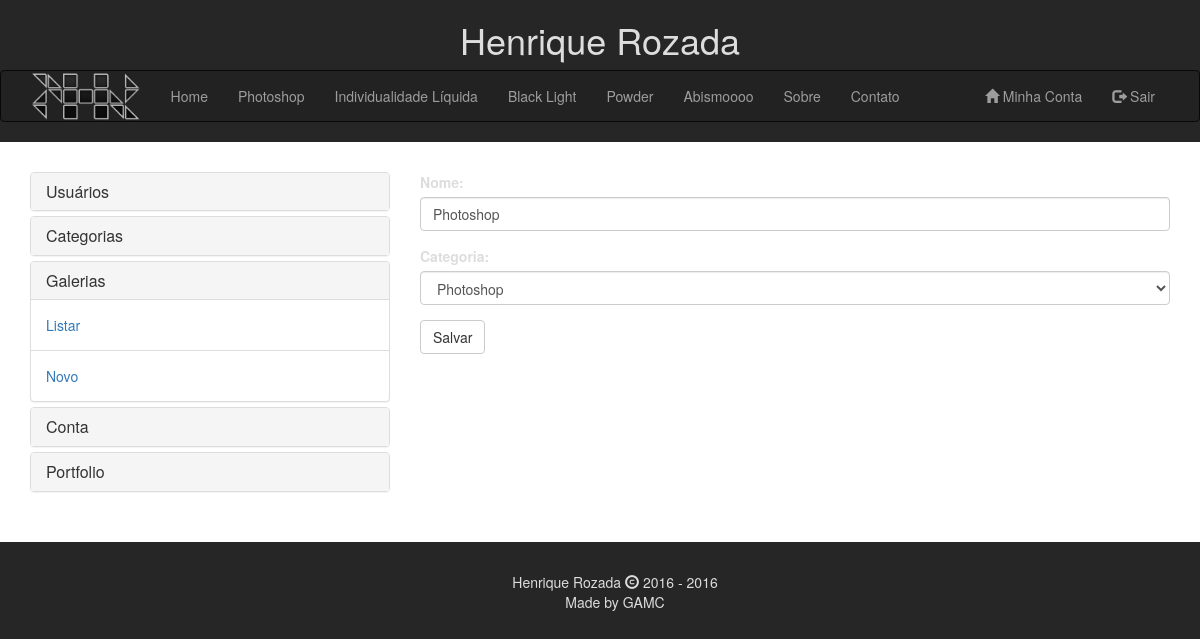
The app's page /galeries/editGal.php?id=1 (signed in) with its own data.
### tables this page shows
CREATE TABLE `categories` (
  `id` int(11) NOT NULL,
  `name` varchar(50) NOT NULL
);

CREATE TABLE `galeries` (
  `id` int(11) NOT NULL,
  `name` varchar(50) NOT NULL,
  `image` varchar(100) NOT NULL,
  `category_id` int(11) NOT NULL
);

### galeries/editGal.php (the view, shortened to what this page needs)
<?php
include "../template/header.php";
include "../conn/connection.php";
$name = $id = $category = "";
$errors = array();
if (isset($_SESSION['email'])):
    if ($_SERVER['REQUEST_METHOD'] === "POST") {
        if (isset($_POST['name'])) {
            $name = $_POST['name'];
        } else {
            array_push($errors, "É necessario informar o nome!");
        }
        if (isset($_POST['category'])) {
            $category = $_POST['category'];
        } else {
            array_push($errors, "Necessário selecionar uma categoria!");
        }
        if (isset($_POST['id'])) {
            $id = $_POST['id'];
        } else {
            array_push($errors, "Id de galeria necessário!");
        }
        if (count($errors) == 0) {
            $stmt = $conn->prepare("UPDATE `galeries` SET `name` = :name, `category_id` = :cat_id WHERE id = :id");
            $stmt->bindValue(":name", $name);
            $stmt->bindValue(":cat_id", $category);
            $stmt->bindValue(":id", $id);
            if ($stmt->execute()) {
                header("location: listGal.php?ok=true");
            }
        }
    } elseif ($_SERVER['REQUEST_METHOD'] === "GET") {
        $stmt = $conn->prepare("SELECT * from galeries WHERE id = :id");
        $stmt->bindValue(':id', $_GET['id']);
        $stmt->execute();
        $result = $stmt->fetch(PDO::FETCH_ASSOC);
        $name = $result['name'];
        $category = $result['category_id'];
    }
    $catStmt = $conn->prepare('SELECT id, name from categories');
    $catStmt->execute();
    $categories = $catStmt->fetchAll();
    ?>
    <article>
        <div class="container">
            <div class="row">
                <?php include "../dbmenu.php"; ?>
                <div class="col-sm-8">
                    <div class="row">
                        <div class="col-sm-12">
                            <form role="form" method="POST" action="<?php echo htmlspecialchars($_SERVER['PHP_SELF']) ?>">
                                <div class="form-group">
                                    <label for="name">Nome:</label>
                                    <input type="text" class="form-control" id="name" name="name" value="<?php echo $name ?>" required/>
                                </div>
                                <div class="form-group">
                                    <label for="category">Categoria:</label>
                                    <select class="form-control" name="category">
                                        <?php foreach ($categories as $cat): ?>
                                            <option value="<?php echo $cat['id'] ?>" <?php echo $cat['id'] === $category ? "selected" : "" ?>><?php echo $cat['name'] ?></option>
                                        <?php endforeach; ?>
                                    </select>
                                </div>
                                <button type="submit" class="btn btn-default">Salvar</button>
                            </form>
                        </div>
                    </div>
                </div>
            </div>
        </div>
    </article>
<?php endif; ?>
<?php include "../template/footer.php" ?>

### template/header.php (shortened to what this page needs)
<?php session_start();
$path = $_SERVER['DOCUMENT_ROOT'];
include $path."/conn/connection.php";
$stmt = $conn->prepare('SELECT * from categories');
$stmt->execute();
$categories = $stmt->fetchAll();
?>
<!DOCTYPE html>
<html lang="pt-BR">
	<head>
		<link rel="stylesheet" href="http://maxcdn.bootstrapcdn.com/bootstrap/3.3.6/css/bootstrap.min.css">
		<link rel="stylesheet" type="text/css" href="/style.css"/>
	</head>
	<body>
		<header>
			<h1 class="text-center">Henrique Rozada</h1>
		</header>
		<nav class="navbar navbar-inverse">
			<div class="container">
				<div class="navbar-header">
					<a class="navbar-brand image-logo" href="/index.php"><img src="/Imagens/HR.png" alt="Logo HR" /></a>
				</div>
				<div class="collapse navbar-collapse" id="myNavbar">
					<ul class="nav navbar-nav">
						<li <?php if($_SERVER['PHP_SELF'] == "/index.php"){echo 'class="active"';}?>><a href="/index.php">Home</a></li>
                                                <?php foreach ($categories as $category):?>
                                                <li <?php if(isset($_GET['cid']) && htmlspecialchars($_GET['cid']) == $category['id']){echo 'class="active"';}?>><a href="<?php echo "/category.php?cid=".$category['id']?>"><?php echo $category['name']?></a></li>
                                                <?php endforeach;?>
						<li <?php if($_SERVER['PHP_SELF'] == "/about.php"){echo 'class="active"';}?>><a href="/about.php">Sobre</a></li>
						<li <?php if($_SERVER['PHP_SELF'] == "/contato.php"){echo 'class="active"';}?>><a href="/contato.php">Contato</a></li>
					</ul>
					<ul class="nav navbar-nav navbar-right">
					<?php if(!isset($_SESSION['email'])):?>
						<li><a href="/login.php"><span class="glyphicon glyphicon-log-in"></span> Entrar</a></li>
					<?php else:?>
						<li><a href="/dashboard.php"><span class="glyphicon glyphicon-home"></span> Minha Conta</a></li>
						<li><a href="/logout.php"><span class="glyphicon glyphicon-log-out"></span> Sair</a></li>
					<?php endif;?>
					</ul>
				</div>
			</div>
		</nav>

### style.css (style rules this page uses)
body { background-color: #262626; color: #ddd }
article { background-color: #fff; padding: 30px 0px; }
.image-logo { padding-top: 0px; padding-bottom: 0px; }
.image-logo img { height: inherit; }

### records on screen
categories: name "Photoshop"
categories: name "Individualidade Líquida"
categories: name "Black Light"
categories: name "Powder"
categories: name "Abismoooo"
galeries: name "Photoshop", category "Photoshop"
